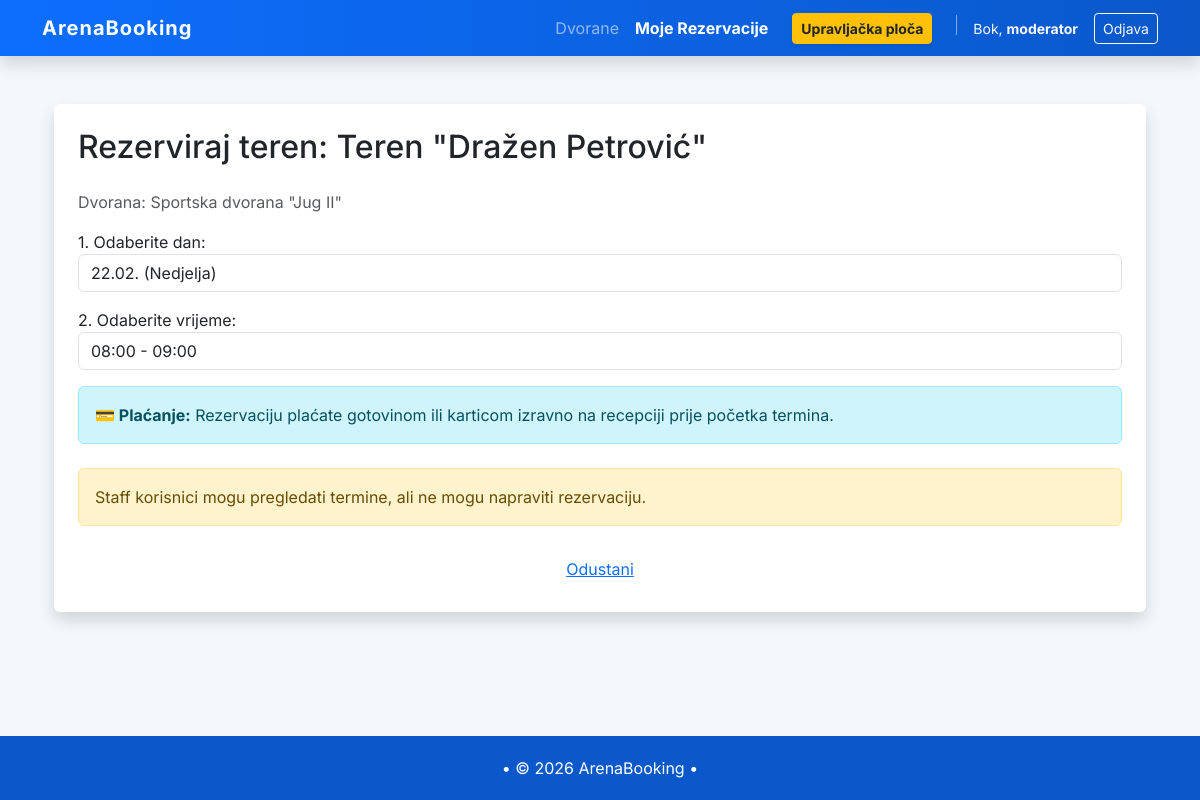
/bookings/court/2/book/ (signed in), run on the app's committed database.
### facilities/models.py (models this page shows, shortened)
class Court(models.Model):
    class Sport(models.TextChoices):
        FOOTBALL = "football", "Nogomet"
        BASKETBALL = "basketball", "Košarka"
        TENNIS = "tennis", "Tenis"
        PADEL = "padel", "Padel"
        OTHER = "other", "Ostalo"
    sport = models.CharField(
    max_length=20,
    choices=Sport.choices,
    blank=True,
    null=True
    )
    facility = models.ForeignKey(Facility, on_delete=models.CASCADE, related_name="courts")
    name = models.CharField(max_length=80)
    is_active = models.BooleanField(default=True)

class Facility(models.Model):
    name = models.CharField(max_length=120)
    address = models.CharField(max_length=200)
    city = models.CharField(max_length=80, blank=True)
    is_active = models.BooleanField(default=True)
    working_from = models.TimeField(default=time(8, 0))  # Podrazumijevano 08:00
    working_till = models.TimeField(default=time(22, 0)) # Podrazumijevano 22:00
    class Meta:
        verbose_name = "Facility"
        verbose_name_plural = "Facilities"

### bookings/views.py (the view)
# urls.py: path('court/<int:court_id>/book/',views.bookcourt, name="bookcourt"),
@login_required
def bookcourt(request, court_id):
    court = get_object_or_404(Court, id=court_id)
    if request.method == "POST":
        form = BookingForm(request.POST, court_id=court_id)
        if form.is_valid():
            booking = form.save(commit=False)
            booking.user = request.user
            booking.court = court
            booking.save()
            messages.success(request, "Vaša rezervacija je uspješno potvrđena!")
            return redirect("bookings:bookings")
    else:
        form = BookingForm(court_id=court_id)
    return render(request, "bookings/bookcourt.html", {"court": court, "form": form})

### bookings/templates/bookings/bookcourt.html (shortened to what this page needs)
{% extends "base.html" %}
{% block content %}
<div class="container mt-5">
    <div class="card shadow border-0">
        <div class="card-body p-4">
            <h2 class="mb-4">Rezerviraj teren: {{ court.name }}</h2>
            <p class="text-muted">Dvorana: {{ court.facility.name }}</p>
            <form method="POST">
                <div class="mb-3">
                    {{ form.as_p }}
                </div>
                <div class="alert alert-info mt-3">
                    <strong>💳 Plaćanje:</strong> Rezervaciju plaćate gotovinom ili karticom izravno na recepciji prije početka termina.
                </div>
                <div class="mt-4">
                    {% if user.is_staff %}
                    <div class="alert alert-warning mt-4">
                        Staff korisnici mogu pregledati termine, ali ne mogu napraviti rezervaciju.
                    </div>
                    {% else %}
                        <button type="submit" class="btn btn-primary btn-lg w-100">Potvrdi rezervaciju</button>
                    {% endif %}
                    <a href="{% url 'facilities:facility_detail' court.facility.id %}" class="btn btn-link w-100 mt-2">Odustani</a>
                </div>
            </form>
        </div>
    </div>
</div>
{% endblock %}

### ArenaBooking/templates/base.html (shortened to what this page needs)
<!DOCTYPE html>
<html lang="hr">
<head>
    <link href="https://cdn.jsdelivr.net/npm/bootstrap@5.3.3/dist/css/bootstrap.min.css" rel="stylesheet">
</head>
<body class="d-flex flex-column min-vh-100">
{% load static %}
<nav class="navbar navbar-expand-lg navbar-dark shadow">
    <div class="container">
        <a class="navbar-brand" href="{% url 'home' %}">ArenaBooking</a>
        <div class="collapse navbar-collapse justify-content-end" id="navbarNav">
            <ul class="navbar-nav align-items-center">
    <li class="nav-item">
        <a class="nav-link {% if 'facilities' in request.path %}active fw-bold{% endif %}"
           href="{% url 'facilities:facilities' %}">Dvorane</a>
    </li>
                {% if not user.is_superuser %}
                <li class="nav-item">
                    <a class="nav-link {% if 'bookings' in request.path and 'approve' not in request.path %}active fw-bold{% endif %}"
                    href="{% url 'bookings:bookings' %}">
                    Moje Rezervacije
                    </a>
                </li>
                {% endif %}
                {% if perms.bookings.can_approve_booking and not user.is_superuser %}
                <li class="nav-item ms-lg-3">
                    <a class="btn btn-sm btn-warning fw-bold text-dark shadow-sm"
                    href="{% url 'bookings:approve_bookings' %}">
                        Upravljačka ploča
                    </a>
                </li>
            {% endif %}
            <div class="d-flex align-items-center ms-lg-3">
                {% if user.is_authenticated %}
                    <span class="text-light me-3 small">Bok, <strong>{{ user.username }}</strong></span>
                    <form action="{% url 'logout' %}" method="post" class="d-inline">
                        <button type="submit" class="btn btn-outline-light btn-sm">Odjava</button>
                    </form>
                {% else %}
                    <a href="{% url 'login' %}" class="btn btn-outline-light btn-sm me-2">Prijava</a>
                    <a href="{% url 'accounts:signup' %}" class="btn btn-warning btn-sm fw-bold text-dark">Registracija</a>
                {% endif %}
            </div>
            </ul>
        </div>
    </div>
</nav>
<main class="flex-fill">
  <div class="container mt-5">
        {% block content %}
        {% endblock %}
    </div>
</main>
<footer class="text-center mt-auto">
    <div class="container">
        <p class="mb-0">• © 2026 ArenaBooking •</p>
    </div>
</footer>
</body>
</html>

### ArenaBooking/templates/base.html (style rules this page uses)
body { font-family: 'Inter', sans-serif; background-color: #f4f8fc; }
.navbar { background: linear-gradient(90deg, #0d6efd, #0a58ca); }
.navbar-brand { font-weight: 700; letter-spacing: 1px; }
footer { background-color: #0a58ca; color: white; padding: 20px 0; margin-top: 80px; }

### data on the page
Court: name "Teren \"Dražen Petrović\"", facility.name "Sportska dvorana \"Jug II\""

### other printed values
{{ user.username }} "moderator"
